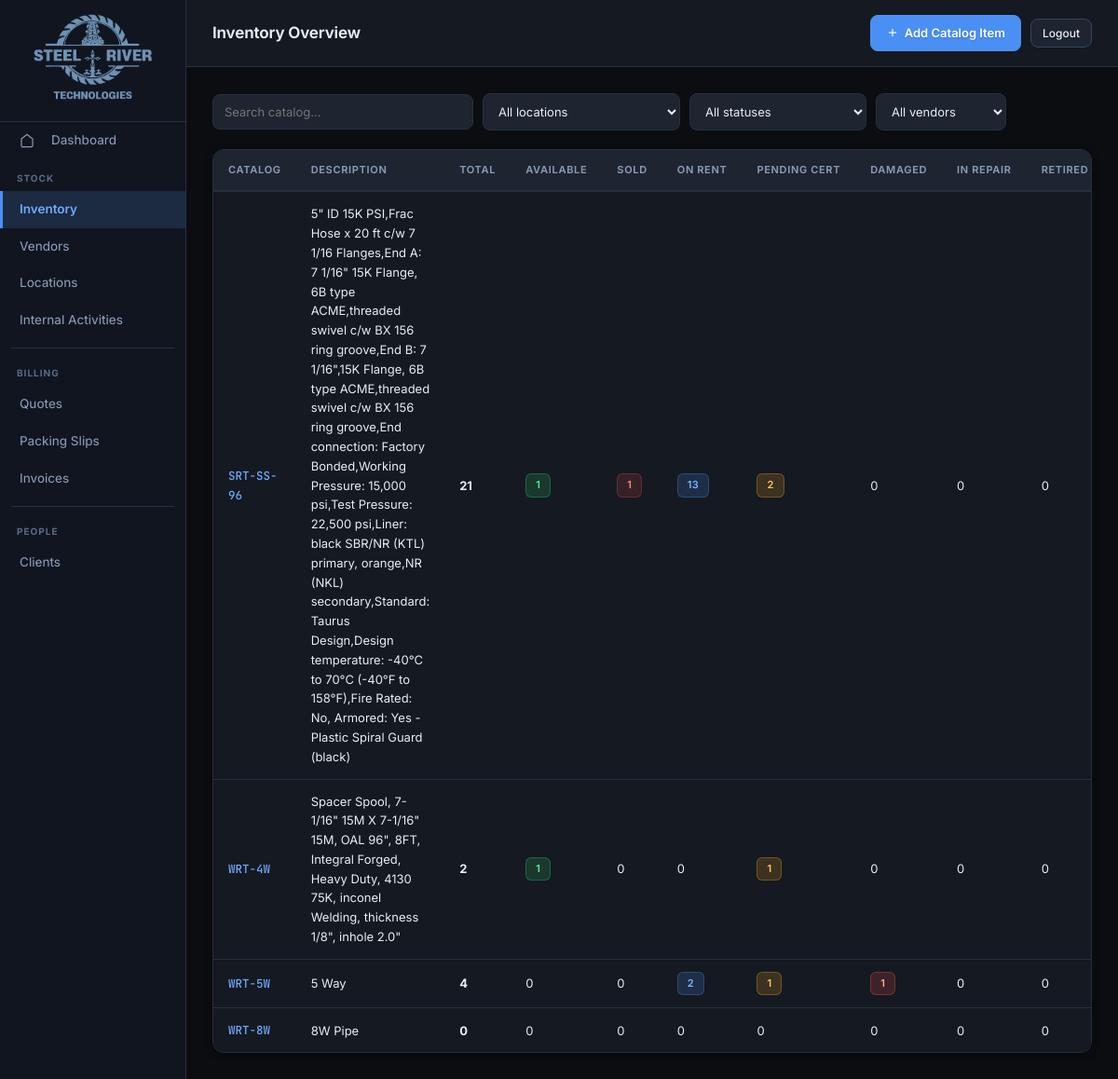
Screenshot of /inventory/ with the database file from the repository.
### tables this page shows
CREATE TABLE PartNumber (
    parts_number    TEXT PRIMARY KEY,
    description     TEXT,
    cost_price      REAL,
    resale_price    REAL,
    rental_price    REAL,
    weight          REAL,
    dimensions      TEXT,
    vendor_name     TEXT REFERENCES Vendor(name)
, created_by TEXT, created_at TEXT, modified_by TEXT, modified_at TEXT);

### app/routes/inventory.py (the view)
@router.get("/", response_class=HTMLResponse)
def inventory_overview(
    request: Request,
    search: str = "",
    location: str = "",
    status: str = "",
    vendor: str = "",
):
    db = get_db()
    q = """
        SELECT
            pn.parts_number,
            pn.description,
            pn.cost_price,
            pn.resale_price,
            pn.rental_price,
            v.name as vendor_name,
            COUNT(p.serial_number) as total_products,
            SUM(CASE WHEN p.status = 'In Stock' THEN 1 ELSE 0 END) as available_count,
            SUM(CASE WHEN p.status = 'Sold' THEN 1 ELSE 0 END) as sold_count,
            SUM(CASE WHEN p.status = 'On Rent' THEN 1 ELSE 0 END) as on_loan_count,
            SUM(CASE WHEN p.status = 'Pending Cert' THEN 1 ELSE 0 END) as pending_count,
            SUM(CASE WHEN p.status = 'Damaged' THEN 1 ELSE 0 END) as damaged_count,
            SUM(CASE WHEN p.status = 'In Repair' THEN 1 ELSE 0 END) as in_repair_count,
            SUM(CASE WHEN p.status = 'Retired / Decommissioned' THEN 1 ELSE 0 END) as retired_count,
            SUM(CASE WHEN p.status = 'Lost' THEN 1 ELSE 0 END) as lost_count,
            GROUP_CONCAT(DISTINCT p.location) as locations
        FROM PartNumber pn
        LEFT JOIN Product p ON pn.parts_number = p.parts_number
        LEFT JOIN Vendor v ON pn.vendor_name = v.name
        WHERE 1=1
    """
    args = []
    if search:
        q += " AND pn.parts_number LIKE ?"
        args.append(f"%{search}%")
    if location:
        q += " AND p.location LIKE ?"
        args.append(f"%{location}%")
    if status:
        q += " AND p.status = ?"
        args.append(status)
    if vendor:
        q += " AND v.name = ?"
        args.append(vendor)
    q += " GROUP BY pn.parts_number ORDER BY pn.parts_number"
    partnumbers = db.execute(q, args).fetchall()
    vendors = db.execute("SELECT * FROM Vendor ORDER BY name").fetchall()
    locations = db.execute("SELECT * FROM Location ORDER BY name").fetchall()
    db.close()
    return templates.TemplateResponse(
        "inventory/list.html",
        {
            "request": request,
            "partnumbers": partnumbers,
            "vendors": vendors,
            "locations": locations,
            "status_options": get_status_options(),
            "search": search,
            "filter_location": location,
            "filter_status": status,
            "filter_vendor": vendor,
        },
    )

### app/templates/inventory/list.html (shortened to what this page needs)
{% extends "base.html" %}
{% block page_title %}Inventory Overview{% endblock %}
{% set active = "inventory" %}
{% block topbar_actions %}
<a href="/inventory/part-number/new" class="btn btn-primary">
  <svg viewBox="0 0 24 24"><line x1="12" y1="5" x2="12" y2="19"/><line x1="5" y1="12" x2="19" y2="12"/></svg>
  Add Catalog Item
</a>
{% endblock %}
{% block content %}
<form method="get" class="search-bar" id="filter-form">
  <input type="text" name="search" placeholder="Search catalog…" value="{{ search }}">
  <select name="location" id="filter-location">
    <option value="">All locations</option>
  </select>
  <select name="status" id="filter-status">
    <option value="">All statuses</option>
  </select>
  <select name="vendor" id="filter-vendor">
    <option value="">All vendors</option>
  </select>
</form>
{% if partnumbers %}
<div class="table-wrap">
<table>
  <thead>
    <tr>
      <th>Catalog</th>
      <th>Description</th>
      <th>Total</th>
      <th>Available</th>
      <th>Sold</th>
      <th>On Rent</th>
      <th>Pending Cert</th>
      <th>Damaged</th>
      <th>In Repair</th>
      <th>Retired</th>
    </tr>
  </thead>
  <tbody>
    {% for pn in partnumbers %}
    <tr>
      <td><a href="/inventory/part-number/{{ pn.parts_number }}" class="doc-num">{{ pn.parts_number }}</a></td>
      <td>{{ pn.description or "—" }}</td>
      <td><strong>{{ pn.total_products or 0 }}</strong></td>
      <td>
        {% if pn.available_count > 0 %}
        <span class="badge badge-available">{{ pn.available_count }}</span>
        {% else %}{{ pn.available_count or 0 }}{% endif %}
      </td>
      <td>
        {% if pn.sold_count > 0 %}
        <span class="badge badge-sold">{{ pn.sold_count }}</span>
        {% else %}{{ pn.sold_count or 0 }}{% endif %}
      </td>
      <td>
        {% if pn.on_loan_count > 0 %}
        <span class="badge badge-on-rent">{{ pn.on_loan_count }}</span>
        {% else %}{{ pn.on_loan_count or 0 }}{% endif %}
      </td>
      <td>
        {% if pn.pending_count > 0 %}
        <span class="badge badge-pending">{{ pn.pending_count }}</span>
        {% else %}{{ pn.pending_count or 0 }}{% endif %}
      </td>
      <td>
        {% if pn.damaged_count > 0 %}
        <span class="badge badge-damaged">{{ pn.damaged_count }}</span>
        {% else %}{{ pn.damaged_count or 0 }}{% endif %}
      </td>
      <td>
        {% if pn.in_repair_count > 0 %}
        <span class="badge badge-in-repair">{{ pn.in_repair_count }}</span>
        {% else %}{{ pn.in_repair_count or 0 }}{% endif %}
      </td>
      <td>
        {% if pn.retired_count > 0 %}
        <span class="badge badge-retired">{{ pn.retired_count }}</span>
        {% else %}{{ pn.retired_count or 0 }}{% endif %}
      </td>
    </tr>
    {% endfor %}
  </tbody>
</table>
</div>
{% else %}
<div class="empty-state">
  No catalog items found.
  <a href="/inventory/part-number/new" style="color:var(--accent)">Add one →</a>
</div>
{% endif %}
{% endblock %}

### app/static/css/main.css (style rules this page uses)
:root { --bg: #0b0d11; --surface: #151921; --surface2: #1e2430; --surface3: #283040; --surface-hover:#263040; --sidebar-bg: #111520; --sidebar-hover:#1a2235; --sidebar-active:#1c2a42; --border: #263040; --border2: #344560; --border-light:#45567a; --text: #e8edf5; --text2: #8899b4; --text3: #5a6b85; --text-muted: #3d4e68; --accent: #4a90f4; --accent2: #6eaaff; --accent-bg: rgba(74, 144, 244, 0.12); --accent-border:rgba(74, 144, 244, 0.35); --red: #f05545; --red-soft: #ff8a80; --red-bg: rgba(240, 85, 69, 0.12); --green: #2ecc71; --green-soft: #7defa0; --green-bg: rgba(46, 204, 113, 0.12); --amber: #f5a623; --amber-soft: #ffd166; --amber-bg: rgba(245, 166, 35, 0.12); --purple: #b07af5; --purple-bg: rgba(176, 122, 245, 0.12); --cyan: #26d9e6; --cyan-bg: rgba(38, 217, 230, 0.12); --font: 'Inter', system-ui, -apple-system, sans-serif; --mono: 'JetBrains Mono', 'Consolas', monospace; --radius: 8px; --radius-lg: 12px; --radius-xl: 16px; --shadow: 0 2px 8px rgba(0,0,0,0.4); --shadow-lg: 0 8px 24px rgba(0,0,0,0.5); --shadow-glow: 0 0 24px rgba(74, 144, 244, 0.15); --transition-fast: 0.15s cubic-bezier(0.4, 0, 0.2, 1); --transition: 0.2s cubic-bezier(0.4, 0, 0.2, 1); }
*, *::before, *::after { box-sizing: border-box; margin: 0; padding: 0; }
html, body { height: 100%; background: var(--bg); color: var(--text); font-family: var(--font); font-size: 14px; line-height: 1.6; -webkit-font-smoothing: antialiased; -moz-osx-font-smoothing: grayscale; }
a { color: var(--accent2); text-decoration: none; transition: color var(--transition-fast); }
.btn { display: inline-flex; align-items: center; gap: 6px; padding: 8px 16px; font-size: 13px; font-family: var(--font); font-weight: 500; border-radius: var(--radius); cursor: pointer; border: 1px solid var(--border2); background: var(--surface2); color: var(--text); text-decoration: none; transition: all var(--transition); white-space: nowrap; }
.btn-primary { background: var(--accent); border-color: var(--accent); color: #fff; font-weight: 600; text-shadow: 0 1px 2px rgba(0,0,0,0.2); }
.btn svg { width: 14px; height: 14px; stroke: currentColor; fill: none; stroke-width: 2; }
.table-wrap { overflow-x: auto; border: 1px solid var(--border); border-radius: var(--radius-lg); background: var(--surface); box-shadow: var(--shadow); }
table { width: 100%; border-collapse: collapse; }
thead th { background: var(--surface2); color: var(--text2); font-size: 11px; font-weight: 650; letter-spacing: 0.06em; text-transform: uppercase; padding: 13px 16px; text-align: left; border-bottom: 2px solid var(--border); white-space: nowrap; }
tbody tr { border-bottom: 1px solid var(--border); transition: background var(--transition-fast); }
tbody tr:last-child { border-bottom: none; }
tbody td { padding: 13px 16px; font-size: 13px; color: var(--text); vertical-align: middle; }
td a { color: var(--accent2); text-decoration: none; font-weight: 500; }
input[type=text], input[type=number], input[type=date], input[type=email], select, textarea { background: var(--surface2); border: 1px solid var(--border); border-radius: var(--radius); color: var(--text); font-family: var(--font); font-size: 13px; padding: 10px 12px; width: 100%; transition: all var(--transition); }
select option { background: var(--surface2); }
.badge { display: inline-flex; align-items: center; padding: 3px 10px; font-size: 11px; font-weight: 600; border-radius: 6px; white-space: nowrap; letter-spacing: 0.02em; transition: transform var(--transition-fast); }
.badge-available { background: rgba(46,204,113, 0.18); color: #5aed99; border: 1px solid rgba(46,204,113, 0.3); }
.badge-pending { background: rgba(245,166,35, 0.18); color: #ffc957; border: 1px solid rgba(245,166,35, 0.3); }
.badge-on-rent { background: rgba(74,144,244, 0.18); color: #7ab8ff; border: 1px solid rgba(74,144,244, 0.3); }
.badge-sold { background: rgba(240,85,69, 0.15); color: #ff8a80; border: 1px solid rgba(240,85,69, 0.25); }
.badge-damaged { background: rgba(240,85,69, 0.18); color: #ffab91; border: 1px solid rgba(240,85,69, 0.3); }
.doc-num { font-family: var(--mono); font-size: 12.5px; color: var(--accent2); font-weight: 500; }
.search-bar { display: flex; gap: 10px; align-items: center; margin-bottom: 20px; flex-wrap: wrap; }
.search-bar input[type=text] { max-width: 280px; }
.search-bar select { width: auto; min-width: 140px; }

### rows the page displays
PartNumber: parts_number "SRT-SS-96", description "5\" ID 15K PSI,Frac Hose x 20 ft c/w 7 1/16 Flanges,End A: 7 1/16\" 15K Flange, 6B type ACME,threaded swivel c/w BX 156 ring groove,End B: 7 1/16\",15K Flange, 6B type ACME,threaded swivel c/w BX 156 ring groove,End connection: Factory Bonded,Working Pressure: 15,000 psi,Test Pressure: 22,500 psi,Liner: black SBR/NR (KTL) primary, orange,NR (NKL) secondary,Standard: Taurus Design,Design temperature: -40°C to 70°C (-40°F to 158°F),Fire Rated: No, Armored: Yes - Plastic Spiral Guard (black)", total_products "21", available_count "1", sold_count "1", on_loan_count "13", pending_count "2", damaged_count "0", in_repair_count "0", retired_count "0"
PartNumber: parts_number "WRT-4W", description "Spacer Spool, 7-1/16\" 15M X 7-1/16\" 15M, OAL 96\", 8FT, Integral Forged, Heavy Duty, 4130 75K, inconel Welding, thickness 1/8\", inhole 2.0\"", total_products "2", available_count "1", sold_count "0", on_loan_count "0", pending_count "1", damaged_count "0", in_repair_count "0", retired_count "0"
PartNumber: parts_number "WRT-5W", description "5 Way", total_products "4", available_count "0", sold_count "0", on_loan_count "2", pending_count "1", damaged_count "1", in_repair_count "0", retired_count "0"
PartNumber: parts_number "WRT-8W", description "8W Pipe", total_products "0", available_count "0", sold_count "0", on_loan_count "0", pending_count "0", damaged_count "0", in_repair_count "0", retired_count "0"
